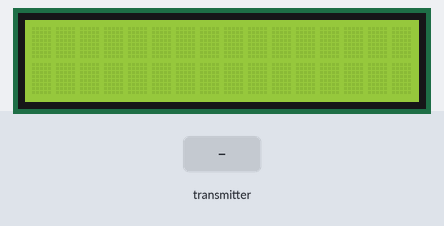
Bench run of a sketch on a simulated ESP32. Shown: 16×2 character LCD. The test bench sets the inputs (shaded band). What the sketch prints to the serial monitor is not drawn.

Above: at 1.2 s.
1.3 s: the transmitter starts sending myData = 0
At 2.2 s:
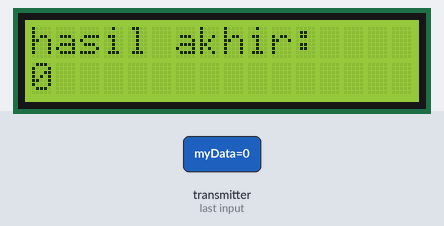
2.8 s: the transmitter starts sending myData = 1024
At 3.5 s:
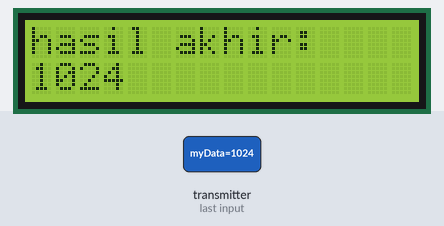
Timing chart, 0 to 5.8 s (numbered marks = the images above; inputs shaded):
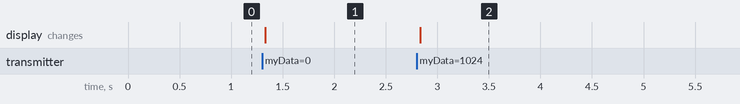

Measured:
- after the input at 1.3 s, the display: changes at once (image 1)
- after the input at 2.8 s, the display: changes at once (image 2)

The sketch:

dipSwitchUnitThree.ino
```cpp
#include <esp_now.h>
#include <WiFi.h>
#include <LiquidCrystal_I2C.h>

LiquidCrystal_I2C lcd(0x27, 16, 2);

// Create a struct_message called myData
int myData;

// callback function that will be executed when data is received
void OnDataRecv(const uint8_t * mac, const uint8_t *incomingData, int len) {
  memcpy(&myData, incomingData, sizeof(myData));

  Serial.print("Bytes received: ");
  Serial.println(len);
  Serial.print("int: ");
  Serial.println(myData);
  Serial.println();

  lcd.clear();
  lcd.setCursor(0,0);
  lcd.print("hasil akhir: ");
  lcd.setCursor(0,1);
  lcd.print(myData);
}

void setup() {
  lcd.init();
  lcd.backlight();
  // Initialize Serial Monitor
  Serial.begin(115200);

  // Set device as a Wi-Fi Station
  WiFi.mode(WIFI_STA);

  // Init ESP-NOW
  if (esp_now_init() != ESP_OK) {
    Serial.println("Error initializing ESP-NOW");
    lcd.clear();
    lcd.setCursor(0,0);
    lcd.print("Error initializing ESP-NOW");
    return;
  }

  // Once ESPNow is successfully Init, we will register for recv CB to
  // get recv packer info
  esp_now_register_recv_cb(OnDataRecv);
}

void loop() {

}
```
